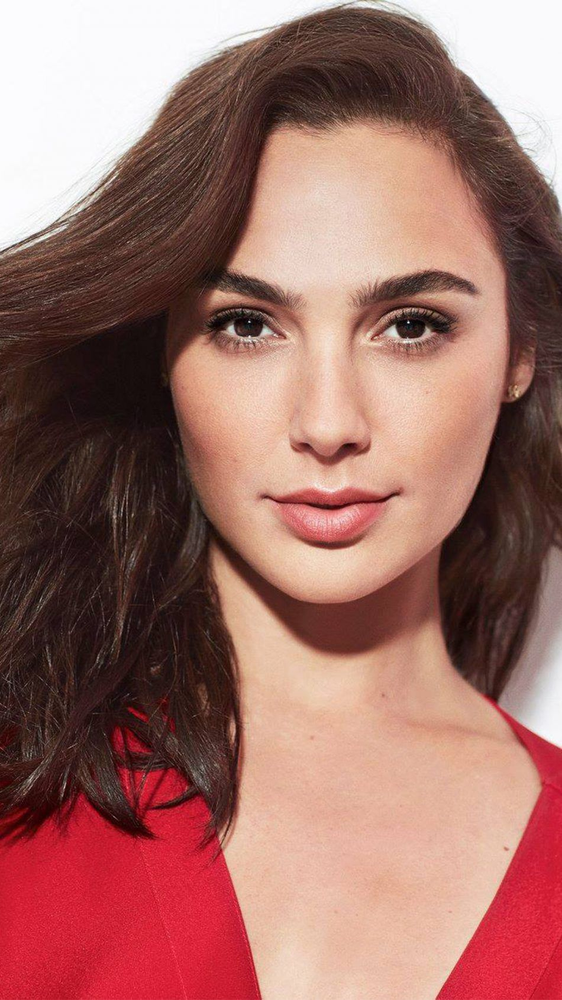
#> input picture Resources/gal.png, 562 x 1000 px, shrunk from 950 x 1689 before the run
$ python chapter2.py
#> lines starting #> are read from the running program, lines starting #| are printed output that depends on the picture; after the words box and inside, x2 and y2 are one past the last pixel; in counts of white or black regions, pixels touching at a corner belong together
import cv2
import numpy as np

"""
Chapter 2 -
Create Gray, Blur, Canny, Dialation(Thicker than Canny), and Erosion(Thinner than Canny) Image
"""
img = cv2.imread("Resources/gal.png")
#> img is the input picture: shape (1000, 562, 3); mean B, G, R 103.1, 110.6, 158.8
kernel = np.ones((5,5), np.uint8)


imgGray = cv2.cvtColor(img, cv2.COLOR_BGR2GRAY)
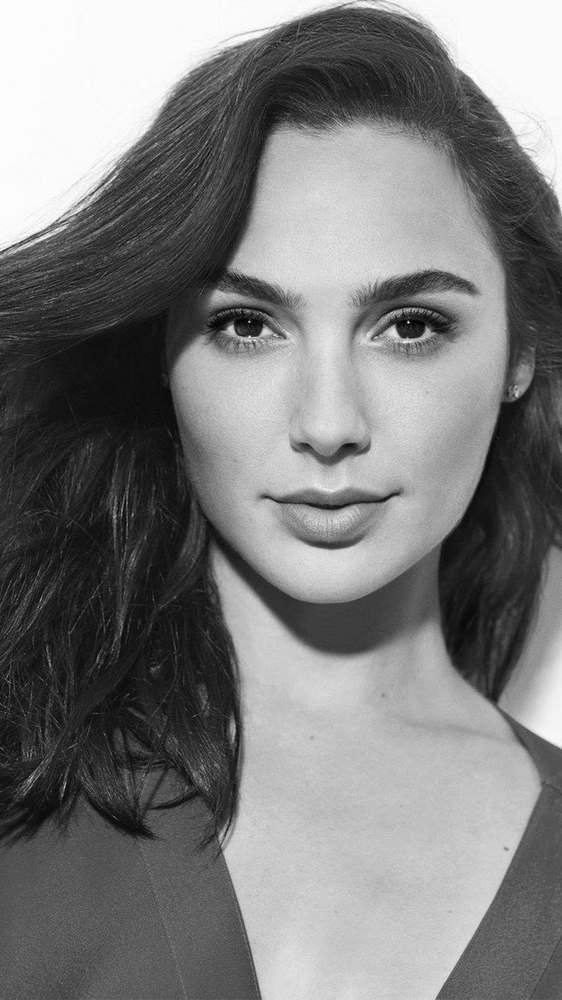
#> imgGray: shape (1000, 562); min 3, max 255, mean 124.1
imgBlur = cv2.GaussianBlur(imgGray, (7,7), 0)
imgCanny = cv2.Canny(img, 150, 200)
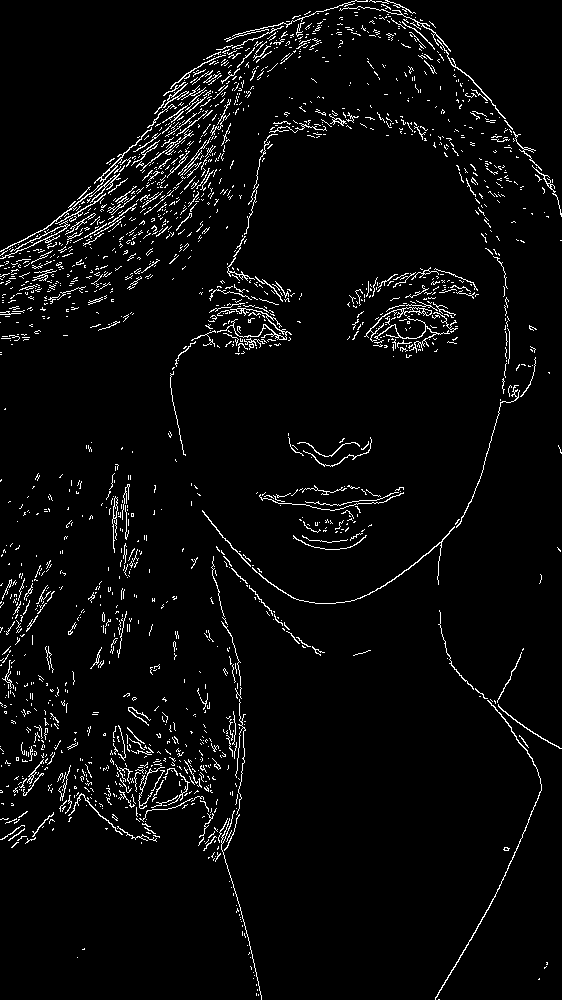
#> imgCanny: shape (1000, 562); 3.9% white in thin lines or dots
imgDialation = cv2.dilate(imgCanny, kernel, iterations=1)
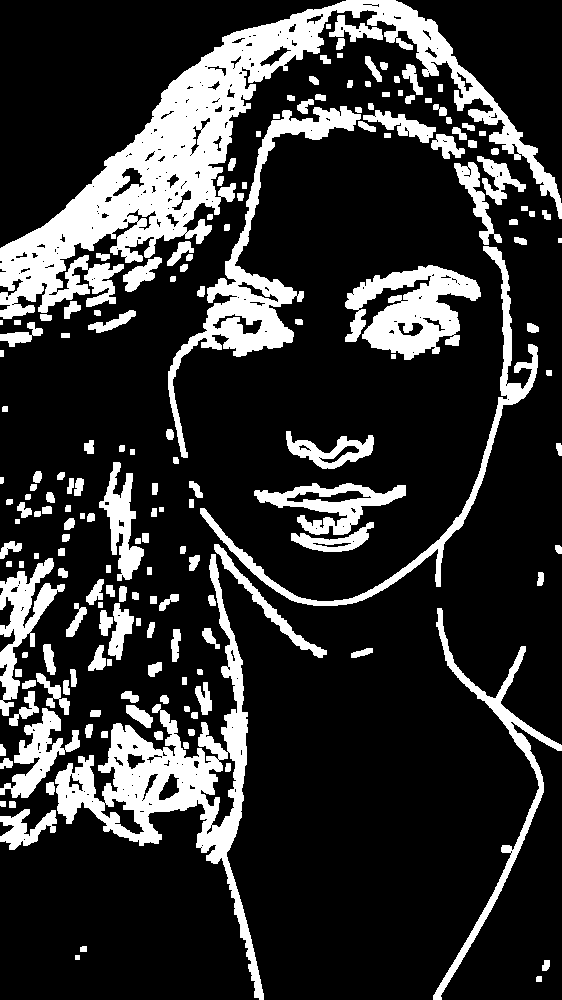
#> imgDialation: shape (1000, 562); 19.9% white; 178 white regions (1 under 20 px), largest, box (x1, y1, x2, y2) and area: (0, 0, 562, 319) 35241, (55, 554, 264, 1000) 15835, (168, 106, 361, 458) 8999
imgEroded = cv2.erode(imgDialation, kernel, iterations=1)
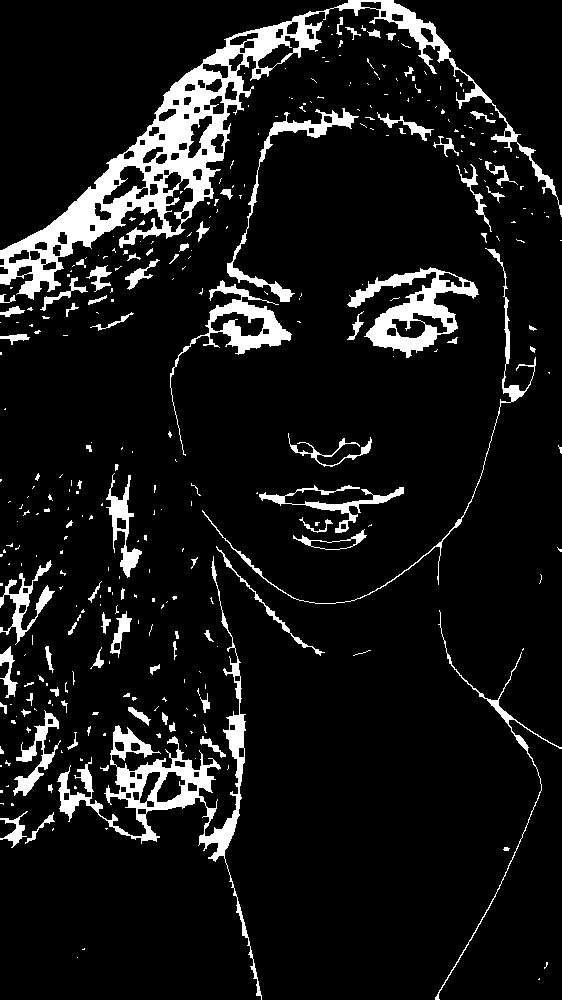
#> imgEroded: shape (1000, 562); 9.2% white; 331 white regions (243 under 20 px), largest, box (x1, y1, x2, y2) and area: (0, 0, 562, 300) 19087, (57, 556, 262, 1000) 7576, (347, 267, 479, 358) 4099

cv2.imshow("Gray Image", imgGray)
cv2.imshow("Blur Image", imgBlur)
cv2.imshow("Canny Image", imgCanny)
cv2.imshow("Dialation Image", imgDialation)
cv2.imshow("Eroded Image", imgEroded)
cv2.waitKey(0)
